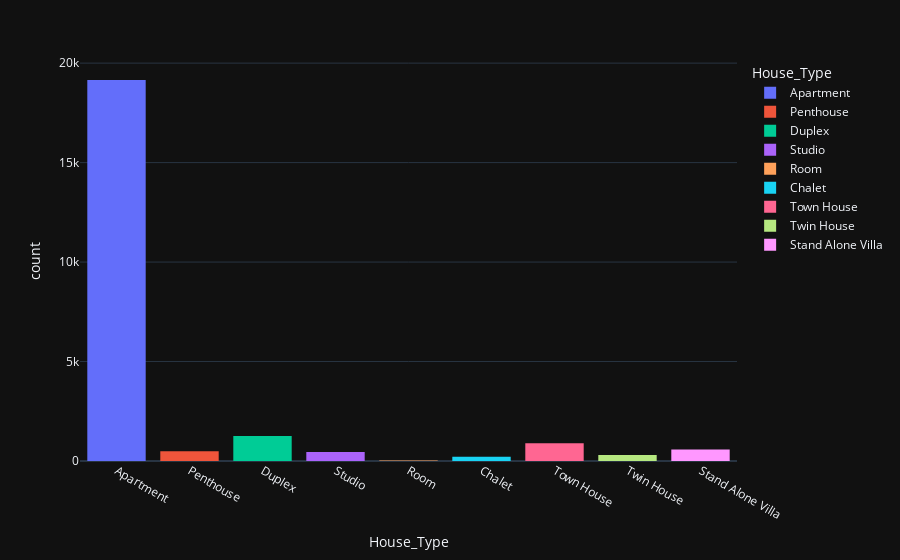

The notebook cell this image was saved under:
### Code cell
px.histogram(df,x="House_Type",color="House_Type",template="plotly_dark")

### Figure 1 — Plotly figure (JSON) as saved in the notebook; plotly's stock layout.template omitted (floating-point values rounded to 4 significant figures; data arrays with more than 128 entries replaced by an {"elided": "..."} marker saying what was removed)
{"data": [{"bingroup": "x", "hovertemplate": "House_Type=%{x}<br>count=%{y}<extra></extra>", "legendgroup": "Apartment", "marker": {"color": "#636efa", "pattern": {"shape": ""}}, "name": "Apartment", "orientation": "v", "showlegend": true, "type": "histogram", "x": {"elided": "19150 str values"}, "xaxis": "x", "yaxis": "y"}, {"bingroup": "x", "hovertemplate": "House_Type=%{x}<br>count=%{y}<extra></extra>", "legendgroup": "Penthouse", "marker": {"color": "#EF553B", "pattern": {"shape": ""}}, "name": "Penthouse", "orientation": "v", "showlegend": true, "type": "histogram", "x": {"elided": "496 str values"}, "xaxis": "x", "yaxis": "y"}, {"bingroup": "x", "hovertemplate": "House_Type=%{x}<br>count=%{y}<extra></extra>", "legendgroup": "Duplex", "marker": {"color": "#00cc96", "pattern": {"shape": ""}}, "name": "Duplex", "orientation": "v", "showlegend": true, "type": "histogram", "x": {"elided": "1255 str values"}, "xaxis": "x", "yaxis": "y"}, {"bingroup": "x", "hovertemplate": "House_Type=%{x}<br>count=%{y}<extra></extra>", "legendgroup": "Studio", "marker": {"color": "#ab63fa", "pattern": {"shape": ""}}, "name": "Studio", "orientation": "v", "showlegend": true, "type": "histogram", "x": {"elided": "448 str values"}, "xaxis": "x", "yaxis": "y"}, {"bingroup": "x", "hovertemplate": "House_Type=%{x}<br>count=%{y}<extra></extra>", "legendgroup": "Room", "marker": {"color": "#FFA15A", "pattern": {"shape": ""}}, "name": "Room", "orientation": "v", "showlegend": true, "type": "histogram", "x": ["Room", "Room", "Room", "Room", "Room", "Room", "Room", "Room", "Room", "Room", "Room", "Room", "Room", "Room", "Room", "Room", "Room", "Room", "Room", "Room", "Room", "Room"], "xaxis": "x", "yaxis": "y"}, {"bingroup": "x", "hovertemplate": "House_Type=%{x}<br>count=%{y}<extra></extra>", "legendgroup": "Chalet", "marker": {"color": "#19d3f3", "pattern": {"shape": ""}}, "name": "Chalet", "orientation": "v", "showlegend": true, "type": "histogram", "x": {"elided": "210 str values"}, "xaxis": "x", "yaxis": "y"}, {"bingroup": "x", "hovertemplate": "House_Type=%{x}<br>count=%{y}<extra></extra>", "legendgroup": "Town House", "marker": {"color": "#FF6692", "pattern": {"shape": ""}}, "name": "Town House", "orientation": "v", "showlegend": true, "type": "histogram", "x": {"elided": "888 str values"}, "xaxis": "x", "yaxis": "y"}, {"bingroup": "x", "hovertemplate": "House_Type=%{x}<br>count=%{y}<extra></extra>", "legendgroup": "Twin House", "marker": {"color": "#B6E880", "pattern": {"shape": ""}}, "name": "Twin House", "orientation": "v", "showlegend": true, "type": "histogram", "x": {"elided": "304 str values"}, "xaxis": "x", "yaxis": "y"}, {"bingroup": "x", "hovertemplate": "House_Type=%{x}<br>count=%{y}<extra></extra>", "legendgroup": "Stand Alone Villa", "marker": {"color": "#FF97FF", "pattern": {"shape": ""}}, "name": "Stand Alone Villa", "orientation": "v", "showlegend": true, "type": "histogram", "x": {"elided": "574 str values"}, "xaxis": "x", "yaxis": "y"}], "layout": {"barmode": "relative", "legend": {"title": {"text": "House_Type"}, "tracegroupgap": 0}, "margin": {"t": 60}, "xaxis": {"anchor": "y", "categoryarray": ["Apartment", "Penthouse", "Duplex", "Studio", "Room", "Chalet", "Town House", "Twin House", "Stand Alone Villa"], "categoryorder": "array", "domain": [0, 1], "title": {"text": "House_Type"}}, "yaxis": {"anchor": "x", "domain": [0, 1], "title": {"text": "count"}}}}
